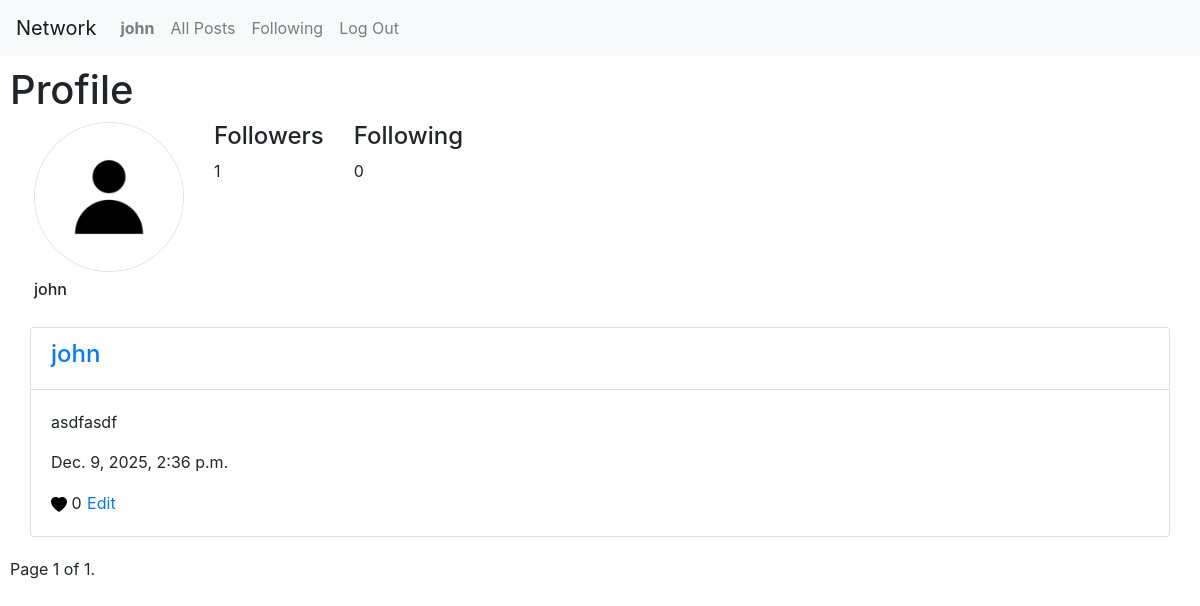
/profile/john (signed in), run on an earlier commit of the app's database.
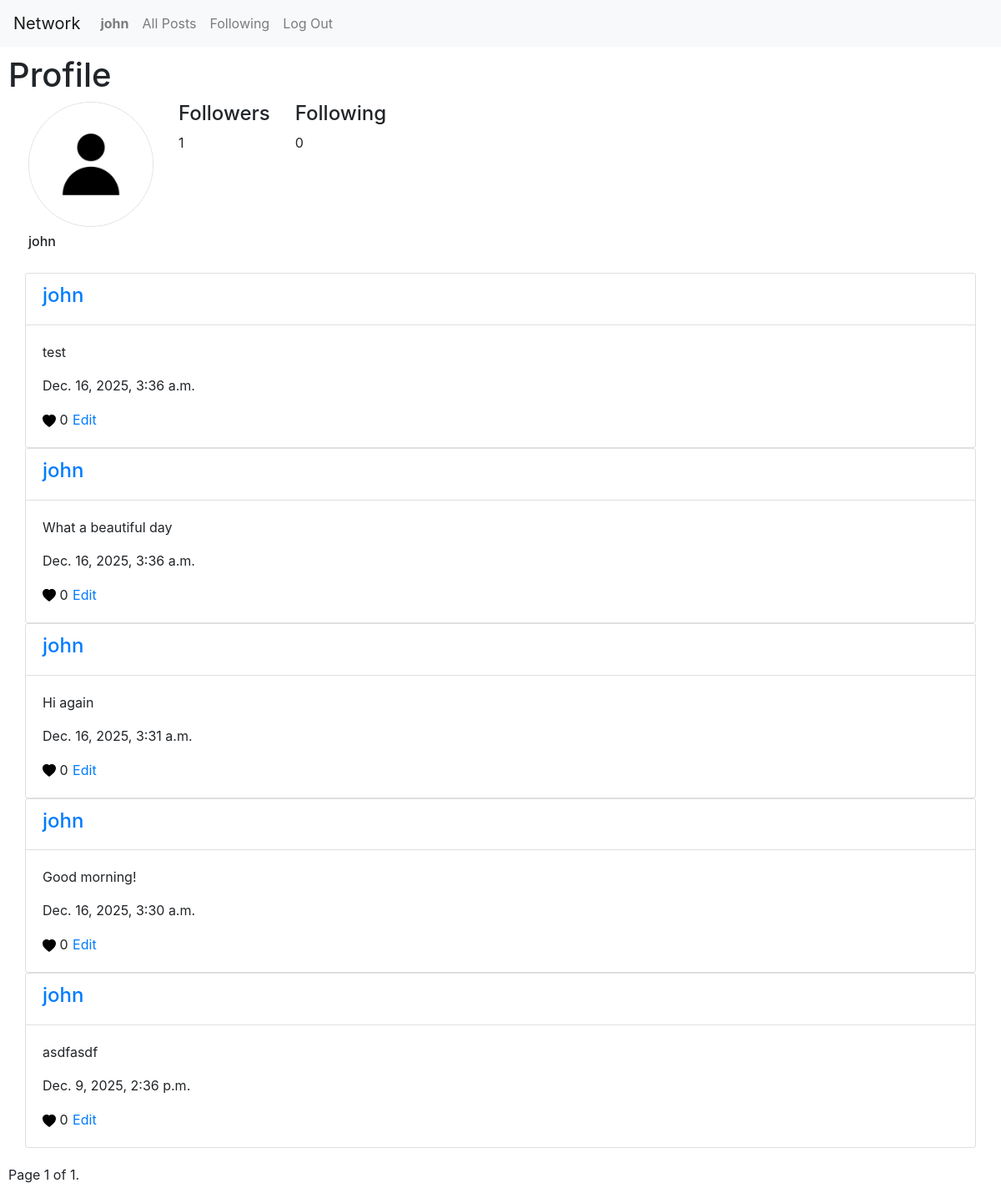
And on a later commit of the database.
### network/models.py (models this page shows)
class Post(models.Model):
    user = models.ForeignKey(User, on_delete=models.CASCADE, related_name="posts")
    content = models.TextField()
    timestamp = models.DateTimeField(auto_now_add=True)

class User(AbstractUser):
    pf_img = models.URLField(null=True, blank=True)

### network/views.py (the view)
# urls.py: path("profile/<str:username>", views.profile, name="profile"),
@login_required
def profile(request, username):
    user = User.objects.get(username=username)
    liked_posts = Like.objects.filter(user=request.user)
    posts = user.posts.prefetch_related(
        Prefetch("likes", queryset=liked_posts, to_attr="is_liked")
    )[::-1]
    paginator = Paginator(posts, 10)
    page_number = request.GET.get("page")
    page_obj = paginator.get_page(page_number)
    followed = request.user.following.filter(following=user).exists()
    return render(
        request,
        "network/index.html",
        {"posts": page_obj, "user_profile": user, "followed": followed},
    )

### network/templates/network/index.html (shortened to what this page needs)
{% extends "network/layout.html" %}
{% load static %}
{% block body %}
<div style="padding: 10px;">
    {% if user.is_authenticated %}
    {% if user_profile %}
    <div id="profile-view" data-user_profile="{{user_profile.id}}">
        <h1>Profile</h1>
        <div class="row align-items-start px-4 gy-3">
            <div class="col-auto text-start">
                <img src="{% static 'network/default-profile-account.jpg' %}" class="img-fluid rounded-circle border"
                    style="width: 150px; height: 150px; object-fit: cover;">
                <h6 class="mt-2">{{ user_profile.username }}</h6>
            </div>
            <div class="col-auto text-start">
                <h4>Followers</h4>
                <p id="follower_count" class="mb-0">{{ user_profile.followers.count }}</p>
            </div>
            <div class="col-auto text-start">
                <h4>Following</h4>
                <p id="following_count" class="mb-0">{{ user_profile.following.count }}</p>
            </div>
        </div>
    </div>
    {% elif request.resolver_match.url_name == 'follow' %}
    <div id="following-view">
        <h1>Following</h1>
    </div>
    {% endif %}
    <div class="column" style="padding: 20px; gap: 20px; display: flex; flex-direction: column;">
        <div id="all_post">
            {% for post in posts %}
            <div class="card" data-post_id="{{post.id}}">
                <div class="card-header" style="background-color: white;">
                    <a href="{% url 'profile' post.user %}">
                        <h4>{{post.user}}</h4>
                    </a>
                </div>
                <div class="card-body" data-content="{{post.content}}">
                    <p class="card-text content">{{post.content}}</p>
                    <p class="card-text timestamp">{{post.timestamp}}</p>
                    <svg xmlns="http://www.w3.org/2000/svg" width="16" height="16" fill="currentColor"
                        viewBox="0 0 16 16">
                        <path {% if post.is_liked %} class="unlike" {% else %} class="like" {% endif %}
                            fill-rule="evenodd"
                            d="M8 1.314C12.438-3.248 23.534 4.735 8 15-7.534 4.736 3.562-3.248 8 1.314" />
                    </svg>
                    <p class="like_count" style="display: inline;">{{post.likes.count}}</p>
                    {% if post.user == request.user %}
                    <button type="button" class="btn btn-link p-0 align-baseline edit">Edit</button>
                    {% endif %}
                </div>
            </div>
            {% empty %}
            <p>No Posts Found.</p>
            {% endfor %}
        </div>
    </div>
    <div class="pagination">
        <span class="step-links">
            <span class="current">
                Page {{ posts.number }} of {{ posts.paginator.num_pages }}.
            </span>
        </span>
    </div>
    {% else %}
    Please <a href="{% url 'login' %}">Login</a> first.
    {% endif %}
</div>
{% endblock %}

What changed in the data, as far as the page shows it:
added Post: user "john", content "test", timestamp "Dec. 16, 2025, 3:36 a.m.", likes.count "0", shows "Edit"
added Post: user "john", content "What a beautiful day", timestamp "Dec. 16, 2025, 3:36 a.m.", likes.count "0", shows "Edit"
added Post: user "john", content "Hi again", timestamp "Dec. 16, 2025, 3:31 a.m.", likes.count "0", shows "Edit"
added Post: user "john", content "Good morning!", timestamp "Dec. 16, 2025, 3:30 a.m.", likes.count "0", shows "Edit"
